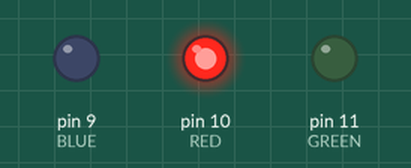
Recording of a sketch running on a simulated Arduino Uno, built with avr-gcc and run on an emulated ATmega328P. Shown: output pins drawn as LEDs (lit = HIGH). The modem accepts every AT command (registered, SIM ready, sends succeed) and sends nothing else.

Above: at 0.5 s.
At 2.12 s:
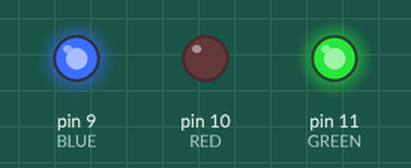
Timing chart, 0 to 3.0 s (numbered marks = the images above):
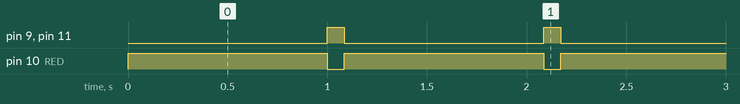

Measured:
- by itself, pin 9 (BLUE), pin 11 (GREEN): alternates HIGH for 0.09 s and LOW for 1.0 s
- by itself, pin 10 (RED): alternates HIGH for 1.0 s and LOW for 0.09 s

The sketch:

Capstone_v2_tx.ino
```cpp
// Notes:
//  - Most data (ip/mac addrs, etc...) are all hardcoded for PoC
//  - Im p sure the checksum algos are very wrong!
//  - To change to/from trigger mode, there are 4 lines to edit, all surrounded by /* Trigger mode */
#include <SoftwareSerial.h>
int RED=10;
int GREEN=11;
int BLUE=9;
const int FRAME_LEN=14;
const int PACKET_LEN=20;
const int SEGMENT_LEN=45;
unsigned char fullLen[2]={0x00,FRAME_LEN+PACKET_LEN+SEGMENT_LEN};
unsigned char hc12tx=3;
unsigned char hc12rx=2;
unsigned char hc12set=6;
/* Trigger mode */
// unsigned char motion_sense=17;
/* Trigger mode */
unsigned char carry;

SoftwareSerial HC12(hc12tx, hc12rx);
unsigned long calcChecksum(unsigned char arr[], int length);

unsigned char eth_frame[FRAME_LEN]={0xff,0xff,0xff,0xff,0xff,0xff,  //dst
0x48,0x45,0x20,0xa4,0xf9,0x43,  //src (Cracker)
// 0x98,0x22,0xef,0xbf,0x64,0xb1,  //src (My laptop)
0x08,0x00};  //IPv4
unsigned char ip_packet[PACKET_LEN]={0x45,  //version/ihl
0x00,  //tos/ecn
0x00,0x00,  //length of ip header+upper
0xc0,0x0c,  //id
0x00,0x00,  //flags/fragment offset
0x40,  //ttl
0x01,  //protocol
0x00,0x00,  //ip checksum [10:11]
// 0x0a,0x00,0x00,0xfe,  //src ip (IoT IP)
0xc0,0xa8,0x01,0x14,  //src ip (IoT IP:192.168.1.20)
0xff,0xff,0xff,0xff};  //dst ip
unsigned char icmp_segment[SEGMENT_LEN]={0x08,  //type (echo message)
0x00,  //code,
0x00,0x00,  //checksum,
0x00,0x00,  //id
0x00,0x00,  //seq
0x5b,0x41,0x4c,0x45,0x52,0x54,0x5d,0x3a,0x20,0x4d,0x6f,0x74,0x69,0x6f,0x6e,0x20,0x64,0x65,0x74,0x65,0x63,0x74,0x69,0x6f,0x6e,0x20,0x74,0x72,0x69,0x67,0x67,0x65,0x72,0x65,0x64,0x21,0x0a};  //Payload

void setup(){
	pinMode(RED, OUTPUT);
	pinMode(GREEN, OUTPUT);
	pinMode(BLUE, OUTPUT);
/* Trigger mode */
	// pinMode(motion_sense, INPUT);
/* Trigger mode */
	digitalWrite(RED, HIGH);
	digitalWrite(GREEN, LOW);
	digitalWrite(BLUE, LOW);
	Serial.begin(9600);
	HC12.begin(9600);
}//setup()

void loop(){
	/* Trigger mode */
	// if(digitalRead(motion_sense)==HIGH){
	/* 1/1 mode */
	delay(1000);
	if(1==1){
	/* Constant ping mode */
	// if (1==1){
		digitalWrite(RED, LOW);
		digitalWrite(GREEN, HIGH);
		digitalWrite(BLUE, HIGH);
		// Serial.println("Motion! Writing...");
		//Zero out checksum fields
		ip_packet[10]=0x00;
		ip_packet[11]=0x00;
		icmp_segment[2]=0x00;
		icmp_segment[3]=0x00;
		//Set IP length (hardcoded)
		ip_packet[3]=PACKET_LEN+SEGMENT_LEN;
		//Calculate ICMP & IPv4 checksum
		// Serial.println("IP Checksum:");
		unsigned short ip_check=calcChecksum(ip_packet, PACKET_LEN);
		// Serial.println("ICMP Checksum:");
		unsigned short icmp_check=calcChecksum(icmp_segment, SEGMENT_LEN);
		//Assign the calculated checksums
		ip_packet[10]=ip_check>>8;
		ip_packet[11]=ip_check&0x00ff;
		icmp_segment[2]=icmp_check>>8;
		icmp_segment[3]=icmp_check&0x00ff;
		//Send the data
		HC12.write(fullLen, 2);
		HC12.write(eth_frame, FRAME_LEN);
		HC12.write(ip_packet, PACKET_LEN);
		HC12.write(icmp_segment, SEGMENT_LEN);
		//Increment ICMP identifier
		icmp_segment[5]++;
		digitalWrite(BLUE, LOW);
/* Trigger mode */
		// while(digitalRead(motion_sense)==HIGH);
/* Trigger mode */
		digitalWrite(GREEN, LOW);
		digitalWrite(RED, HIGH);
	}//if()
}//loop()

unsigned long calcChecksum(unsigned char arr[], int length){
	/*Calculates checksum of entire array.
Assumes appropriate fields are already zeroed out (checksum fields)*/
	unsigned long sum=0x0000;
	unsigned short cur_dword;
	//Iterate every 2 bytes
	for(int i=0;i<(length/2);++i){
		cur_dword=(arr[i*2]<<8)+arr[i*2+1];
		sum+=cur_dword;
	}//for()
	if(length%2==1){
		sum+=arr[length-1]<<8;
	}//if()
	if(sum>0xffff){
		carry=sum>>16;
		sum=sum&0xffff;
		sum+=carry;
	}//if()
	return sum^0xffff;
}//calcChecksum()
```
